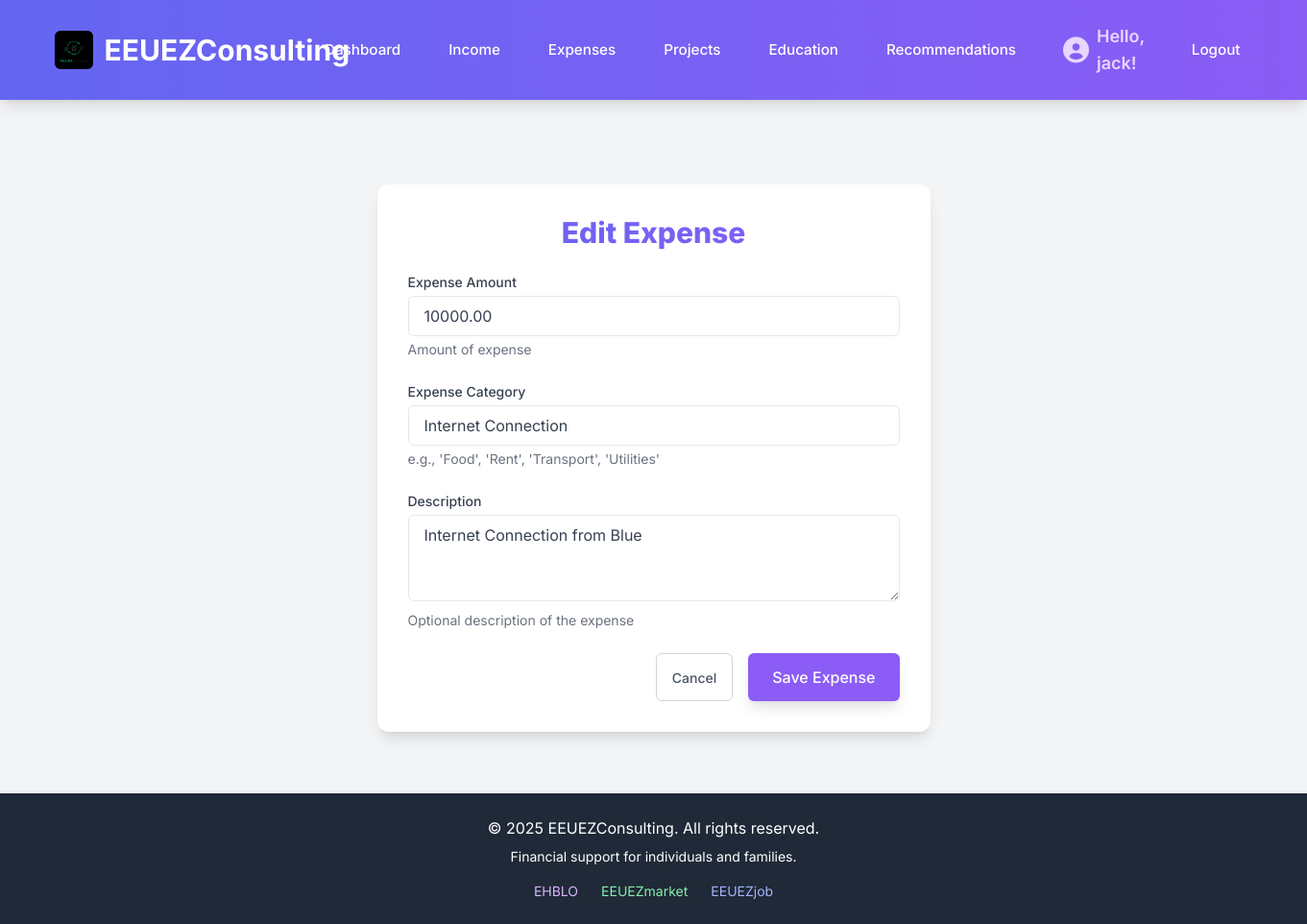
The page /expenses/edit/1/ (signed in) on the database its author committed.
### financial_app/models.py (models this page shows, shortened)
class Expense(models.Model):
    user = models.ForeignKey(User, on_delete=models.CASCADE, related_name='expenses')
    amount = models.DecimalField(max_digits=10, decimal_places=2, help_text="Amount of expense")
    category = models.CharField(max_length=255, help_text="e.g., 'Food', 'Rent', 'Transport', 'Utilities'")
    date = models.DateField(auto_now_add=True, help_text="Date when the expense was recorded")
    description = models.TextField(blank=True, null=True, help_text="Optional description of the expense")
    class Meta:
        ordering = ['-date'] # Order by most recent expense first

### financial_app/views.py (the view)
# urls.py: path('expenses/edit/<int:pk>/', views.edit_expense, name='edit_expense'),
@login_required
def edit_expense(request, pk):
    expense = get_object_or_404(Expense, pk=pk, user=request.user)
    if request.method == 'POST':
        form = ExpenseForm(request.POST, instance=expense)
        if form.is_valid():
            form.save()
            messages.success(request, 'Expense updated successfully!')
            return redirect('expense_list')
        else:
            messages.error(request, 'Error updating expense. Please check your input.')
    else:
        form = ExpenseForm(instance=expense)
    return render(request, 'financial_app/expense_form.html', {'form': form, 'title': 'Edit Expense'})

### financial_app/forms.py
class ExpenseForm(forms.ModelForm):
    class Meta:
        model = Expense
        fields = ['amount', 'category', 'description']
        widgets = {
            'amount': forms.NumberInput(attrs={'class': 'w-full px-4 py-2 border rounded-md focus:outline-none focus:ring-2 focus:ring-purple-500', 'placeholder': 'Amount', 'min': '0.01', 'step': '0.01'}),
            'category': forms.TextInput(attrs={'class': 'w-full px-4 py-2 border rounded-md focus:outline-none focus:ring-2 focus:ring-purple-500', 'placeholder': 'e.g., Food, Rent, Transport'}),
            'description': forms.Textarea(attrs={'class': 'w-full px-4 py-2 border rounded-md focus:outline-none focus:ring-2 focus:ring-purple-500', 'rows': 3, 'placeholder': 'Optional description'}),
        }
        labels = {
            'amount': 'Expense Amount',
            'category': 'Expense Category',
            'description': 'Description',
        }

### financial_app/templates/financial_app/expense_form.html (shortened to what this page needs)
{% extends 'base.html' %}
{% block content %}
<div class="max-w-xl mx-auto bg-white p-8 rounded-xl shadow-lg mt-10">
    <h2 class="text-3xl font-extrabold text-gray-900 text-center mb-6 text-gradient">{{ title }}</h2>
    <form method="post" class="space-y-6">
        {% for field in form %}
            <div class="mb-4">
                <label for="{{ field.id_for_label }}" class="block text-sm font-medium text-gray-700 mb-1">{{ field.label }}</label>
                {{ field }}
                {% if field.help_text %}
                    <p class="mt-1 text-sm text-gray-500">{{ field.help_text }}</p>
                {% endif %}
            </div>
        {% endfor %}
        <div class="flex justify-end space-x-4">
            <a href="{% url 'expense_list' %}" class="btn-secondary">Cancel</a>
            <button type="submit" class="btn-primary">Save Expense</button>
        </div>
    </form>
</div>
{% endblock %}

### templates/base.html (shortened to what this page needs)
{% load static %}
<!DOCTYPE html>
<html lang="en">
<head>
    <script src="https://cdn.tailwindcss.com"></script>
    <link rel="stylesheet" href="https://cdnjs.cloudflare.com/ajax/libs/font-awesome/6.0.0-beta3/css/all.min.css" />
</head>
<body class="min-h-screen flex flex-col">
    <header class="header-bg text-white py-4 shadow-lg">
        <div class="container mx-auto px-4 flex flex-col md:flex-row justify-between items-center">
            <h1 class="text-3xl font-bold mb-3 md:mb-0 flex items-center space-x-3">
                <img src="{% static 'img/EEUEZ.jpeg' %}" alt="EEUEZConsulting Logo" class="h-10 w-auto rounded-md object-contain">
                <a href="{% url 'dashboard' %}" class="hover:text-gray-200">EEUEZConsulting</a>
            </h1>
            <nav class="w-full md:w-auto mt-4 md:mt-0">
                <ul class="flex flex-col md:flex-row justify-center md:justify-end items-center space-y-2 md:space-y-0 md:space-x-6">
                    {% if user.is_authenticated %}
                        <li><a href="{% url 'dashboard' %}" class="nav-link-btn">Dashboard</a></li>
                        <li><a href="{% url 'income_list' %}" class="nav-link-btn">Income</a></li>
                        <li><a href="{% url 'expense_list' %}" class="nav-link-btn">Expenses</a></li>
                        <li><a href="{% url 'project_list' %}" class="nav-link-btn">Projects</a></li>
                        <li><a href="{% url 'education_modules_list' %}" class="nav-link-btn">Education</a></li>
                        <li><a href="{% url 'recommendations_list' %}" class="nav-link-btn">Recommendations</a></li>
                        <li class="flex items-center space-x-2 font-semibold text-lg text-purple-200 user-greeting-item">
                            <i class="fa-solid fa-circle-user fa-xl"></i>
                            <span>Hello, {{ user.username }}!</span>
                        </li>
                        <li><a href="{% url 'logout' %}" class="nav-link-btn">Logout</a></li>
                    {% else %}
                        <li><a href="{% url 'login' %}" class="nav-link-btn">Login</a></li>
                        <li><a href="{% url 'register' %}" class="nav-link-btn">Register</a></li>
                    {% endif %}
                </ul>
            </nav>
        </div>
    </header>
    <main class="flex-grow container mx-auto px-4 py-8">
        {% block content %}
        {% endblock %}
    </main>
    <footer class="bg-gray-800 text-white py-6 mt-8">
        <div class="container mx-auto px-4 text-center">
            <p>&copy; 2025 EEUEZConsulting. All rights reserved.</p>
            <p class="text-sm mt-2">Financial support for individuals and families.</p>
            <div class="flex flex-col sm:flex-row justify-center space-y-2 sm:space-y-0 sm:space-x-6 mt-4">
                <a href="http://ehblo.com" target="_blank" class="text-purple-300 hover:text-purple-100 text-sm">EHBLO</a>
                <a href="http://eeuezmarket.com" target="_blank" class="text-green-300 hover:text-green-100 text-sm">EEUEZmarket</a>
                <a href="http://eeuezjob.com" target="_blank" class="text-indigo-300 hover:text-indigo-100 text-sm">EEUEZjob</a>
            </div>
        </div>
    </footer>
</body>
</html>

### templates/base.html (style rules this page uses)
body { font-family: 'Inter', sans-serif; background-color: #f3f4f6; color: #374151; }
.header-bg { background: linear-gradient(to right, #6366f1, #8b5cf6); }
.text-gradient { background: linear-gradient(to right, #6366f1, #8b5cf6); -webkit-background-clip: text; background-clip: text; -webkit-text-fill-color: transparent; }
.btn-primary { display: inline-flex; align-items: center; padding: 0.75rem 1.5rem; border: 1px solid transparent; font-size: 1rem; font-weight: 500; border-radius: 0.375rem; box-shadow: 0 10px 15px -3px rgba(0, 0, 0, 0.1), 0 4px 6px -2px rgba(0, 0, 0, 0.05); color: #ffffff; background-color: #8b5cf6; transition: background-color 0.2s ease-in-out, transform 0.2s ease-in-out, box-shadow 0.2s ease-in-out; }
.btn-secondary { display: inline-flex; align-items: center; padding: 0.5rem 1rem; border: 1px solid #d1d5db; font-size: 0.875rem; font-weight: 500; border-radius: 0.375rem; color: #4b5563; background-color: #ffffff; transition: background-color 0.2s ease-in-out, transform 0.2s ease-in-out, box-shadow 0.2s ease-in-out; }
.nav-link-btn { display: inline-flex; align-items: center; padding: 0.5rem 0.75rem; border: 1px solid transparent; font-size: 0.95rem; font-weight: 500; border-radius: 0.375rem; color: #ffffff; background-color: transparent; transition: background-color 0.2s ease-in-out, transform 0.2s ease-in-out, box-shadow 0.2s ease-in-out; }
.user-greeting-item { padding: 0.5rem 0.75rem; border-radius: 0.375rem; }

### rows shown on the page
Expense: form "10000.00" "Internet Connection" "Internet Connection from Blue"

### other values the page prints
{{ user.username }} "jack"
{{ title }} "Edit Expense"
{{ field.label }} "Expense Amount" "Expense Category" "Description"
{{ field.help_text }} "Amount of expense" "e.g., 'Food', 'Rent', 'Transport', 'Utilities'" "Optional description of the expense"
